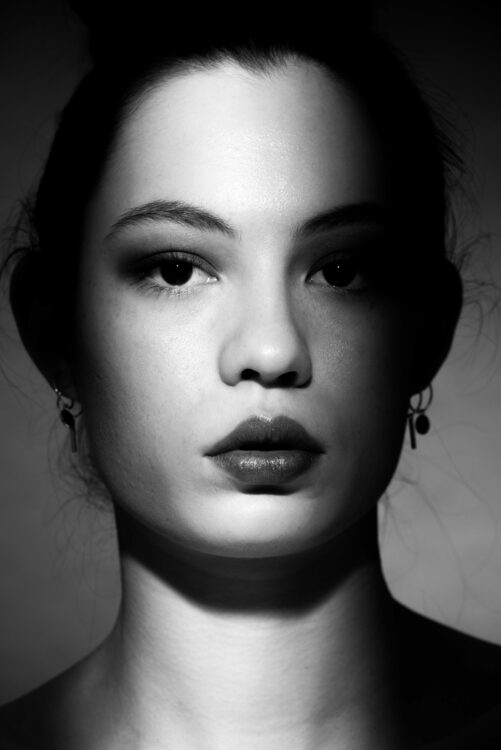
%> input picture Semester_Material/Semester_4/Digital_Image_Processing/Lab/high_contrast.jpg, 501 x 750 px
$ octave LabTask12.m   (GNU Octave 9; MATLAB toolbox functions it lacks are replaced by stand-ins)
%> lines starting %> are read from the running program, lines starting %| are printed output that depends on the picture; in (x1, y1, x2, y2) boxes, pixels count from 0 and x2, y2 are one past the last pixel; in counts of white or black regions, pixels touching at a corner belong together; the program's own positions count from 1
%%LabTask#12
Image = imread("E:\Courses\Digital Image Processing\Lab\high_contrast.jpg");
%> Image is the input picture: size 750x501 uint8; min 0, max 255, mean 80.8
cany = edge(Image,'canny');
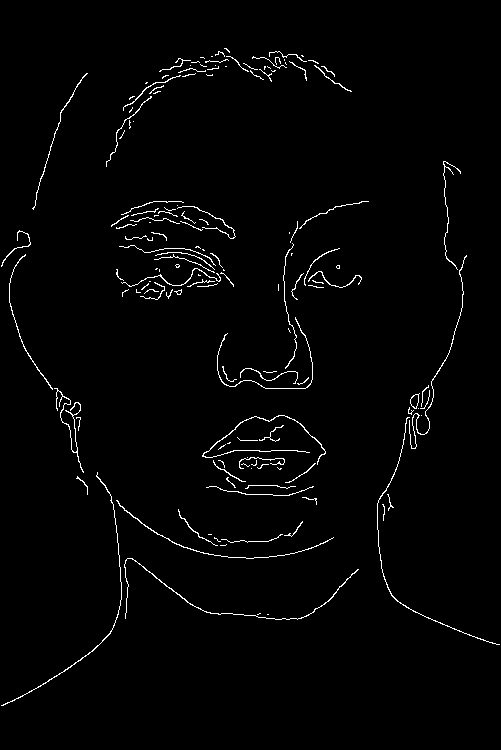
%> cany: size 750x501 logical; 1.8% white in thin lines or dots, all inside (x1, y1, x2, y2) = (1, 48, 500, 706)
subplot 221
imshow(cany); title('Orginal Image');
subplot 222
imshow(cany); title('Canny Edge Detection');
[H,theta,rho] = hough(cany);
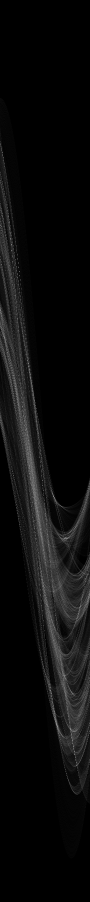
%> H: size 1803x180 double (shown at 1/2 size); min 0, max 78, mean 3.7; drawn with min black and max white
%> theta = 180 values from -90 to 89; rho = 1803 values from -901 to 901

a = max(max(H));
%> a = 78
H1 = H/a;
subplot 223
imshow(imadjust(H1),[],'Xdata',theta,'Ydata',rho,'InitialMagnification','fit');
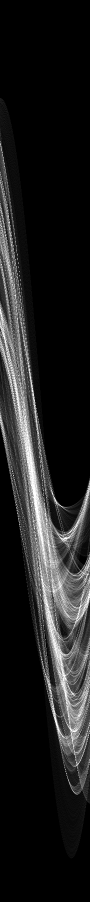
%> displayed picture: size 1803x180, on the screen's scale of 0 to 255 (shown at 1/2 size); min 0, max 255, mean 31.2
xlabel('\theta(degrees)'),ylabel('\rho'); title('Hough peaks');
axis on; axis normal; hold on;

P = houghpeaks(H,4)
%> P = [501 24; 993 108; 1493 147; 478 22]
x = theta(P(:,2));
%> x = [-67 17 56 -69]
y = rho(P(:,1));
%> y = [-401 91 591 -424]
plot(x,y,'s','color','red');

lines = houghlines(cany,theta,rho,P,'FillGap',50,'MinLength',10);
%> lines = 10 lines; longest, point1 to point2 (x, y): (10, 284) to (63, 111), (189, 527) to (269, 558), (413, 611) to (481, 640), (95, 650) to (37, 689), (429, 619) to (494, 644), (249, 542) to (283, 556)
subplot 224
imshow(Image); title('Line Detection');
hold on; max_len = 0;

for k = 1:length(lines)
    xy = [lines(k).point1;lines(k).point2];
    plot(xy(1,:),xy(:,2),'LineWidth',2,'color','green');
    plot(xy(1,1),xy(1,2),'x','LineWidth',2,'color','yellow');
    plot(xy(2,1),xy(2,2),'x','LineWidth',2,'color','red');
end
%> this loop made 10 passes
%> xy on passes 1 to 10: [83 471; 100 479], [249 542; 283 556], [413 611; 481 640], [10 284; 63 111], [430 424; 404 442], [255 542; 232 558], [95 650; 37 689], [88 489; 112 498], [189 527; 269 558], [429 619; 494 644]

%% Image segmentation
img = imread("E:\Courses\Digital Image Processing\Lab\high_contrast.jpg");

level = graythresh(img);
%> level = 0.4
img_bw = im2bw(img,level);
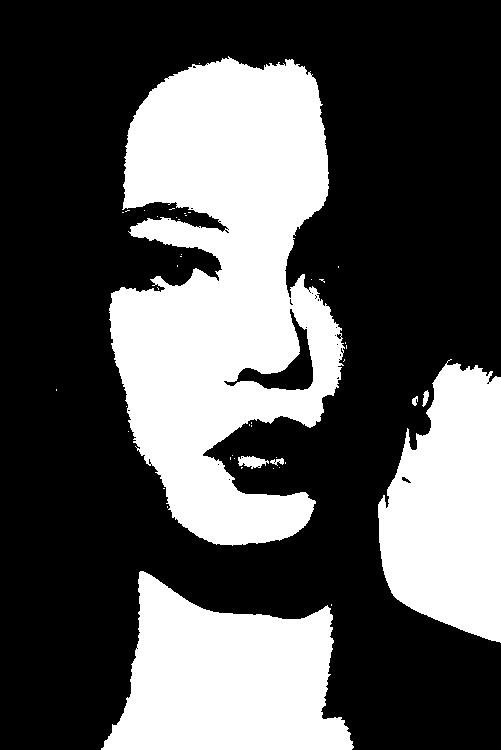
%> img_bw: size 750x501 logical; 34.5% white; 45 white regions (38 under 20 px), largest, box (x1, y1, x2, y2) and area: (109, 56, 345, 546) 74120, (101, 571, 354, 750) 29625, (378, 359, 501, 643) 25524
subplot 231
imshow(img); title('Orignal Image');
subplot 232
imshow(img_bw); title('Automatic Binary Thresholding');

counts = imhist(img,256);
%> counts = 256 values, max 47238 at index 1, min 1 at index 256, mean 1467.8
counts2 = imhist(img,8);
%> counts2 = [116715; 58791; 61838; 34125; 32383; 25665; 40024; 6209]
th = otsuthresh(counts);
%> th = 0.4
img_bw_otsu = im2bw(img,th);
img_bw_otsu2 = im2bw(img,otsuthresh(counts2));
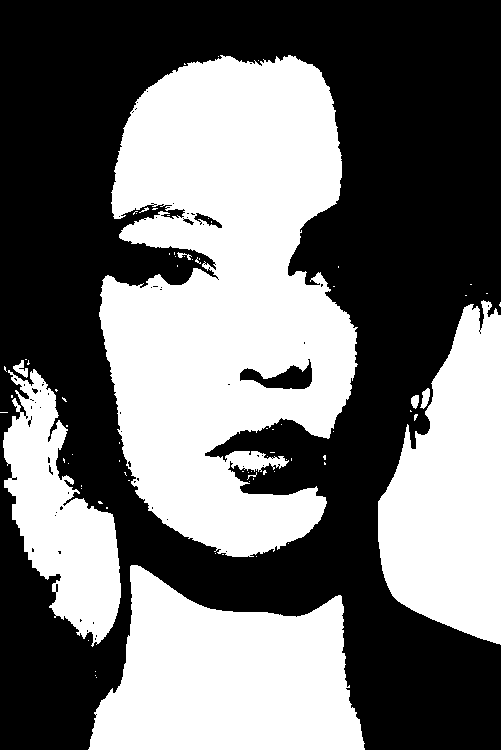
%> img_bw_otsu2: size 750x501 logical; 45.3% white; 79 white regions (70 under 20 px), largest, box (x1, y1, x2, y2) and area: (99, 55, 358, 557) 89538, (88, 565, 365, 750) 34971, (378, 300, 501, 645) 28882
subplot 233
imshow(img_bw_otsu); title('Otsu Binary Thresholding');

levels = multithresh(img,4);
%> levels = [38 95 149 198]
seg_img = imquantize(img,levels);
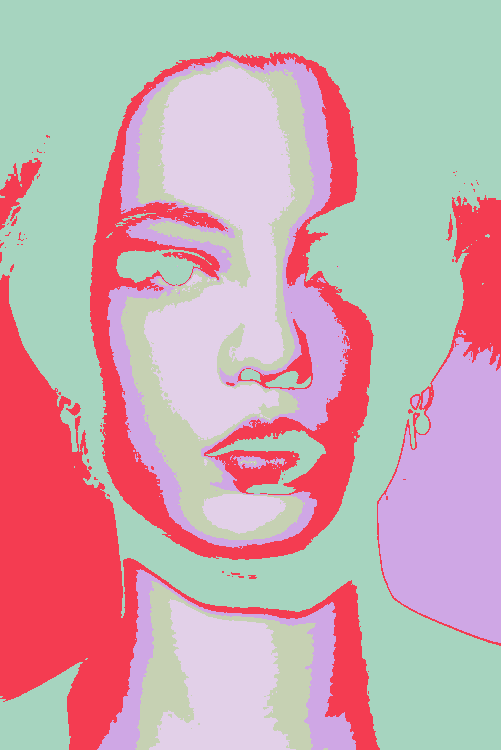
%> seg_img: size 750x501 double; 5 distinct labels, from 1 to 5; one colour per label, 0 black
seg_img_col = label2rgb(seg_img);
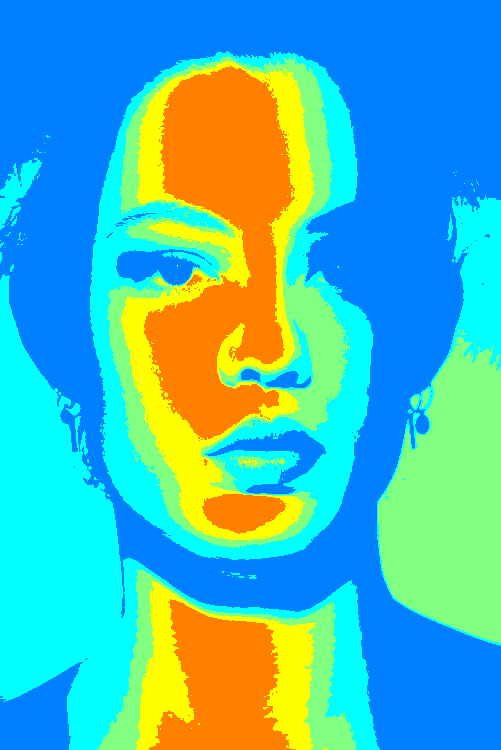
%> seg_img_col: size 750x501x3 uint8; mean R, G, B 72.8, 186.5, 182.3

subplot 234
imshow(seg_img,[]); title('Automatic thresholding with 4 thresh');

subplot 235
imshow(seg_img_col,[]); title('Automatic thresholding with 4 thresh(color)');

subplot 236
imshow(img_bw_otsu); title('counts = 16');
